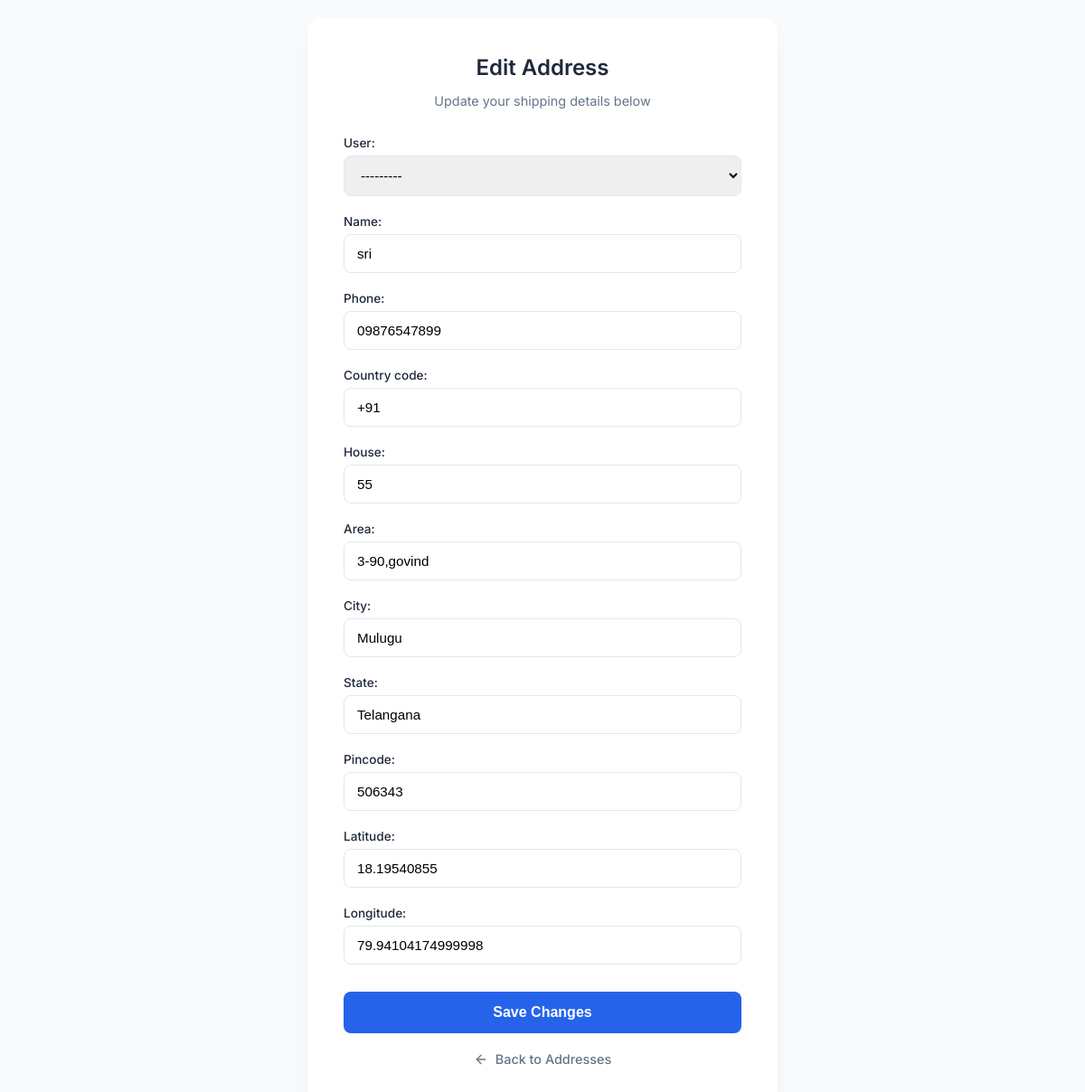
Page /address/edit/1/ on the committed database.
### category/models.py (models this page shows)
class Address(models.Model):
    user = models.ForeignKey(User, on_delete=models.CASCADE, null=True, blank=True)
    name = models.CharField(max_length=100)
    phone = models.CharField(max_length=10)
    country_code = models.CharField(max_length=5, default="+91")
    house = models.CharField(max_length=200)
    area = models.CharField(max_length=200)
    city = models.CharField(max_length=100)
    state = models.CharField(max_length=100)
    pincode = models.CharField(max_length=6)
    latitude = models.FloatField(null=True, blank=True)
    longitude = models.FloatField(null=True, blank=True)
    created_at = models.DateTimeField(auto_now_add=True)

### category/views.py (the view)
# urls.py: path("address/edit/<int:id>/", views.edit_address, name="edit_address"),
def edit_address(request, id):
    address = get_object_or_404(Address, id=id)
    form = AddressForm(instance=address)
    if request.method == "POST":
        form = AddressForm(request.POST, instance=address)
        if form.is_valid():
            form.save()
            return redirect("address")
    return render(request, "edit_address.html", {"form": form})

### category/forms.py (shortened to what this page needs)
class AddressForm(forms.ModelForm):
    class Meta:
        model = Address
        fields = "__all__"

### category/templates/edit_address.html (shortened to what this page needs)
<!DOCTYPE html>
<html lang="en">
<head>
</head>
<body>
<div class="container">
    <h2>Edit Address</h2>
    <p class="subtitle">Update your shipping details below</p>
    <form method="POST">
        {{ form.as_p }}
        <button type="submit">
            Save Changes
        </button>
    </form>
    <a href="{% url 'address' %}" class="back-btn">
        <svg style="margin-right: 8px;" width="16" height="16" viewBox="0 0 24 24" fill="none" stroke="currentColor" stroke-width="2" stroke-linecap="round" stroke-linejoin="round"><line x1="19" y1="12" x2="5" y2="12"></line><polyline points="12 19 5 12 12 5"></polyline></svg>
        Back to Addresses
    </a>
</div>
</body>
</html>

### category/templates/edit_address.html (style rules this page uses)
:root { --primary-color: #2563eb; --primary-hover: #1d4ed8; --bg-color: #f8fafc; --text-main: #1e293b; --text-muted: #64748b; --border-color: #e2e8f0; --card-bg: #ffffff; }
body { font-family: 'Inter', sans-serif; background-color: var(--bg-color); color: var(--text-main); margin: 0; display: flex; justify-content: center; align-items: center; min-height: 100vh; padding: 20px; }
.container { background: var(--card-bg); width: 100%; max-width: 440px; padding: 40px; border-radius: 16px; box-shadow: 0 10px 25px -5px rgba(0, 0, 0, 0.05), 0 8px 10px -6px rgba(0, 0, 0, 0.05); }
h2 { margin: 0 0 8px 0; font-size: 1.5rem; font-weight: 600; text-align: center; color: var(--text-main); }
.subtitle { text-align: center; color: var(--text-muted); font-size: 0.9rem; margin-bottom: 30px; }
form p { margin-bottom: 20px; display: flex; flex-direction: column; }
label { font-size: 0.85rem; font-weight: 500; margin-bottom: 6px; color: var(--text-main); }
input, textarea, select { width: 100%; padding: 12px 14px; border: 1px solid var(--border-color); border-radius: 8px; font-size: 0.95rem; transition: all 0.2s ease; box-sizing: border-box; outline: none; }
button { width: 100%; background: var(--primary-color); color: white; border: none; padding: 14px; border-radius: 8px; font-size: 1rem; font-weight: 600; cursor: pointer; transition: background 0.2s ease, transform 0.1s ease; margin-top: 10px; }
.back-btn { display: inline-flex; align-items: center; justify-content: center; width: 100%; text-align: center; margin-top: 20px; text-decoration: none; color: var(--text-muted); font-size: 0.9rem; font-weight: 500; transition: color 0.2s; }

### rows in the picture
Address: user "---------", name "sri", phone "09876547899", country_code "+91", house "55", area "3-90,govind", city "Mulugu", state "Telangana", pincode "506343", latitude "18.19540855", longitude "79.94104174999998"
